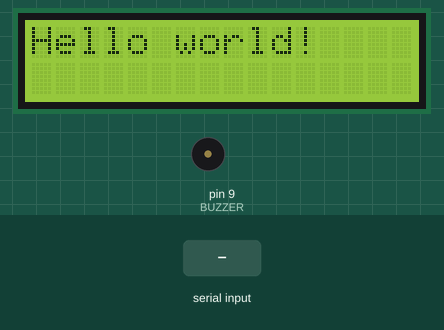
The sketch below on a simulated Arduino Uno, built with avr-gcc and run on an emulated ATmega328P. Shown: 16×2 character LCD, buzzer (waves = sounding). Inputs (shaded band) come from the test bench. What the sketch prints to the serial monitor is not drawn.

Above: at 1.2 s.
1.3 s: "yes\n" received over Serial
At 1.6 s:
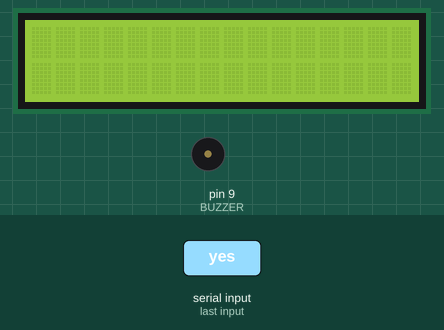
At 3.2 s:
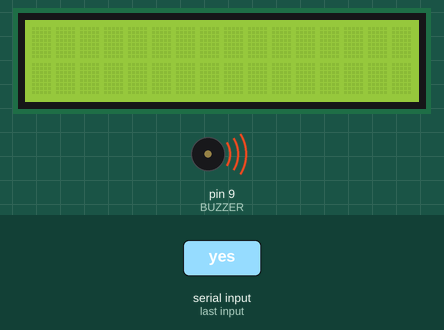
3.5 s: "no\n" received over Serial
5.0 s: "1\n" received over Serial
Timing chart, 0 to 8.0 s (numbered marks = the images above; inputs shaded):
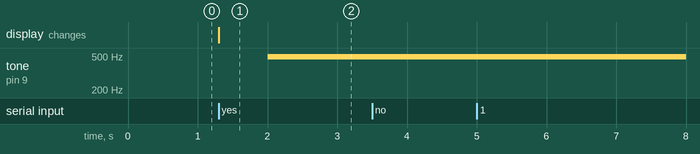

The sketch:

Hardware_Test.ino
```cpp
#include <LiquidCrystal.h>

const int KEY = 8;         // Morse key input (normally HIGH, pressed = LOW)
const int BUZZER = 9;      // Buzzer output
const int AUX_TIP = 10;    // AUX trip
const int AUX_RING = 11;   // AUX input ring

// LCD pins: RS, E, D4, D5, D6, D7
const int LCD_RS = 2, LCD_E = 3, LCD_D4 = 4, LCD_D5 = 5, LCD_D6 = 6, LCD_D7 = 7;
const int NUM_COLUMN = 16;
const int NUM_ROW = 2;
LiquidCrystal lcd(LCD_RS, LCD_E, LCD_D4, LCD_D5, LCD_D6, LCD_D7);

// Constants
const int buzzerVol = 10;  // Buzzer volume (0-255) for PWM (if needed later)

// --- State ---
int part = 0;
bool prompted = false;
bool notDisplayingText = true;

void setup() {
  Serial.begin(115200);

  // Set pin modes
  pinMode(BUZZER, OUTPUT);
  pinMode(KEY, INPUT_PULLUP);
  pinMode(AUX_TIP, INPUT_PULLUP);
  pinMode(AUX_RING, INPUT_PULLUP);

  // Initialize LCD
  lcd.begin(NUM_COLUMN, NUM_ROW);
}

void loop() {
  switch (part % 5) {
    case 0: testLCD(); break;
    case 1: testBuzzer(); break;
    case 2: testInput("Button", KEY); break;
    case 3: testInput("Dit trigger (left on the paddle)", AUX_TIP); break;
    case 4: testInput("Dah trigger (right on the paddle)", AUX_RING); break;
  }

  readSerial();
}

// --- Test modules ---
void testLCD() {
  if (!prompted) {
    lcd.print("Hello world!");
    promptResponse("LCD");
  }
}

void testBuzzer() {
  if (!prompted) {
    promptResponse("Buzzer");
  }

  if (millis() % 2000 < 1000) {
    analogWrite(BUZZER, buzzerVol);
  }
  else {
    analogWrite(BUZZER, 0);
  }
}

void testInput(const String& label, int pin) {
  if (!prompted) {
    promptResponse(label);
  }

  if (digitalRead(pin) == LOW && notDisplayingText) {
    lcd.print("It worked!");
    notDisplayingText = false;
  }
}

// --- Prompt handler ---
void promptResponse(const String& component) {
  if (part % 5 == 0) {
    Serial.println("Does the LCD display \"Hello world!\"? (yes/no)");
  } else if (part % 5 == 1) {
    Serial.println("Does the buzzer beep for about a second then turn off? (yes/no)");
  } else {
    Serial.println("Does the LCD display \"It worked!\" when you push the " + component + "? (yes/no)");
  }
  prompted = true;
}

// --- Serial interaction ---
void readSerial() {
  if (Serial.available()) {
    String input = Serial.readStringUntil('\n');
    input.trim();

    Serial.print("User: ");
    Serial.println(input);

    if (input.equalsIgnoreCase("yes")) {
      Serial.println("Great! Moving to next test.\n");
      resetBoard();
    } else if (input.equalsIgnoreCase("no")) {
      Serial.println("Please check your wiring and test the " + String(part % 5) + " component again.\n");
    } else {
      Serial.println("Please enter 'yes' or 'no'.\n");
    }
  }
}

// --- State reset between parts ---
void resetBoard() {
  part++;
  prompted = false;
  notDisplayingText = true;
  lcd.clear();
  analogWrite(BUZZER, 0);
}
```

Measured:
- after the input at 1.3 s, tone on pin 9 (BUZZER): silent → 490 Hz after 0.70 s; the display: changes at once (image 1)
- after the input at 3.5 s, every drawn part: stays the same
- after the input at 5.0 s, every drawn part: stays the same
